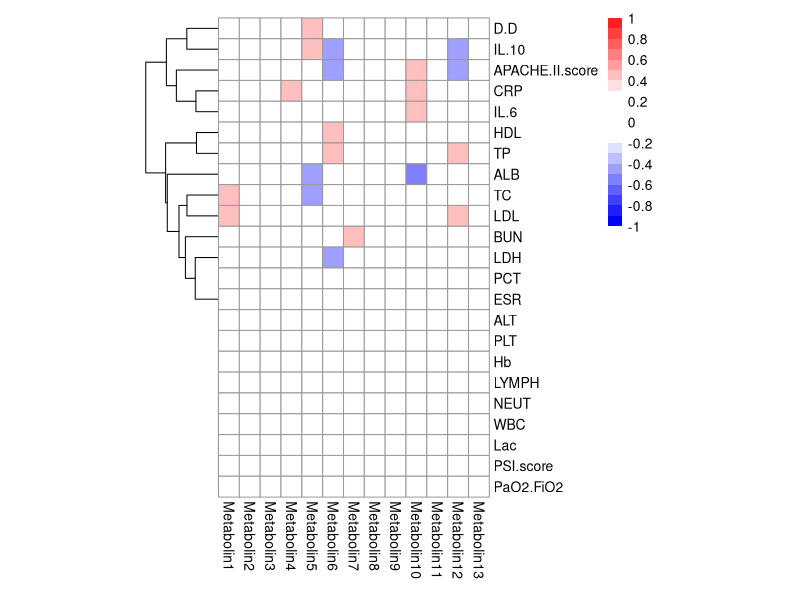
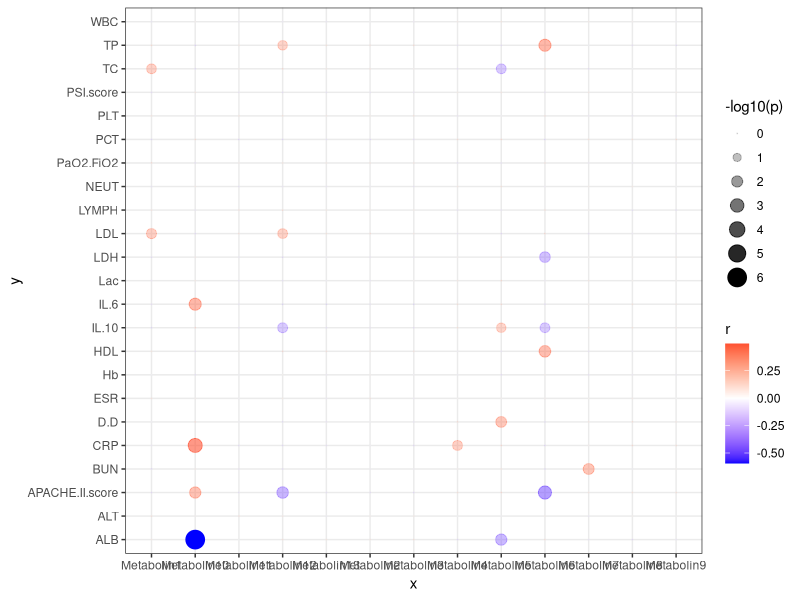

R code for these plots, in order:
library(psych)
genedat <- read.table('index.txt', header = TRUE, sep = '\t')
antidat <- read.table('meta.txt',header = TRUE, sep = '\t')

res <- corr.test(genedat, antidat, use = 'pairwise', 
                 method = 'spearman', adjust = 'holm',
                 alpha = 0.05)
res$p.adj
res$r

library(pheatmap)
pdat <- res$r
pdat2 <- matrix(ifelse(abs(pdat) <= 0.3, 0, pdat), nrow(pdat))
pdat2 <- matrix(ifelse(res$p.adj >= 0.05, 0, pdat2), nrow(pdat))

colnames(pdat2) <- colnames(pdat)
rownames(pdat2) <- rownames(pdat)

bk <- seq(-1, 1, by = 0.1)
bk
length(bk)

mycol <- c(colorRampPalette(c('blue', 'white'))(9), 
           colorRampPalette(c('white', 'white'))(3),
           colorRampPalette(c('white', 'red'))(9))

pheatmap(pdat2, cellwidth = 15, cellheight = 15,
         cluster_cols = FALSE,
         color = mycol,
         legend_breaks = seq(-1,1,by = 0.2),
         breaks = bk)

pdat3 <- data.frame(x = rep(colnames(pdat2), each = 23),
                       y = rep(rownames(pdat2), 13),
                       r = as.vector(res$r),
                       p = as.vector(
                         ifelse(res$p.adj >= 0.05, 1, res$p.adj)
                       ))

library(ggplot2)
ggplot(pdat3, aes(x,y, colour = r, size = -log10(p))) +
  geom_point(aes(alpha = -log10(p))) + 
  scale_color_gradient2(low = 'blue',
                        mid = 'white',
                        high = 'red',
                        midpoint = 0) +
  scale_size_area() + theme_bw()
